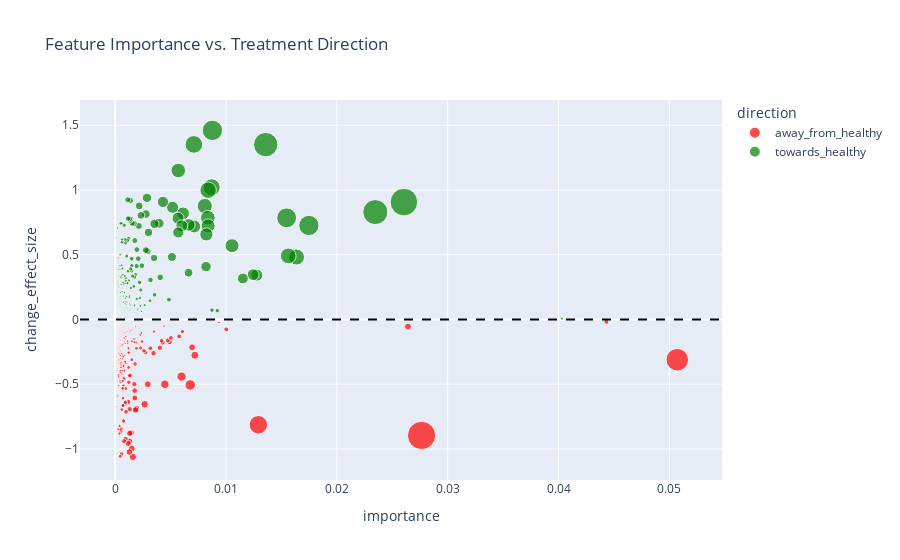

The cell this chart's notebook holds for it:
### Code cell
fig = px.scatter(
    res_df,
    x="importance",
    y="change_effect_size",
    size="combined_rank",
    color="direction",
    hover_data=["feature", "importance", "change_effect_size", "combined_rank"],
    color_discrete_map={
        "towards_healthy": "green",
        "away_from_healthy": "red",
        "no_change": "gray"
    },
    title="Feature Importance vs. Treatment Direction"
)

fig.add_hline(y=0, line_dash="dash", line_color="black")
fig.show()
# fig.write_html(os.path.join('./', 'treatment_influence.html'))

### Figure 1 — Plotly figure (JSON) as saved in the notebook; plotly's stock layout.template omitted (floating-point values rounded to 4 significant figures; data arrays with more than 128 entries replaced by an {"elided": "..."} marker saying what was removed)
{"data": [{"customdata": {"elided": "305x2 mixed values"}, "hovertemplate": "direction=away_from_healthy<br>importance=%{x}<br>change_effect_size=%{y}<br>combined_rank=%{customdata[1]}<br>feature=%{customdata[0]}<extra></extra>", "legendgroup": "away_from_healthy", "marker": {"color": "red", "size": {"elided": "305 float values"}, "sizemode": "area", "sizeref": 6.187e-05, "symbol": "circle"}, "mode": "markers", "name": "away_from_healthy", "orientation": "v", "showlegend": true, "type": "scatter", "x": {"elided": "305 float values"}, "xaxis": "x", "y": {"elided": "305 float values"}, "yaxis": "y"}, {"customdata": {"elided": "266x2 mixed values"}, "hovertemplate": "direction=towards_healthy<br>importance=%{x}<br>change_effect_size=%{y}<br>combined_rank=%{customdata[1]}<br>feature=%{customdata[0]}<extra></extra>", "legendgroup": "towards_healthy", "marker": {"color": "green", "size": {"elided": "266 float values"}, "sizemode": "area", "sizeref": 6.187e-05, "symbol": "circle"}, "mode": "markers", "name": "towards_healthy", "orientation": "v", "showlegend": true, "type": "scatter", "x": {"elided": "266 float values"}, "xaxis": "x", "y": {"elided": "266 float values"}, "yaxis": "y"}], "layout": {"legend": {"itemsizing": "constant", "title": {"text": "direction"}, "tracegroupgap": 0}, "shapes": [{"line": {"color": "black", "dash": "dash"}, "type": "line", "x0": 0, "x1": 1, "xref": "x domain", "y0": 0, "y1": 0, "yref": "y"}], "title": {"text": "Feature Importance vs. Treatment Direction"}, "xaxis": {"anchor": "y", "domain": [0, 1], "title": {"text": "importance"}}, "yaxis": {"anchor": "x", "domain": [0, 1], "title": {"text": "change_effect_size"}}}}
